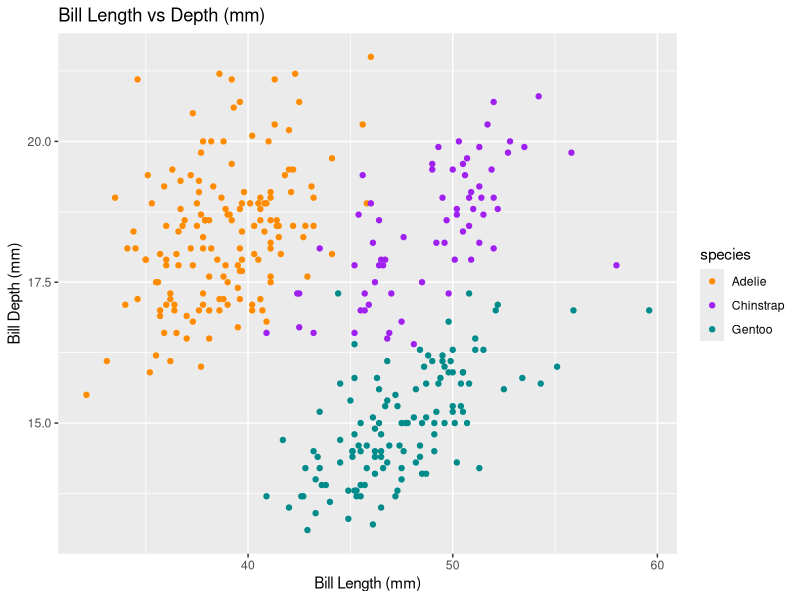
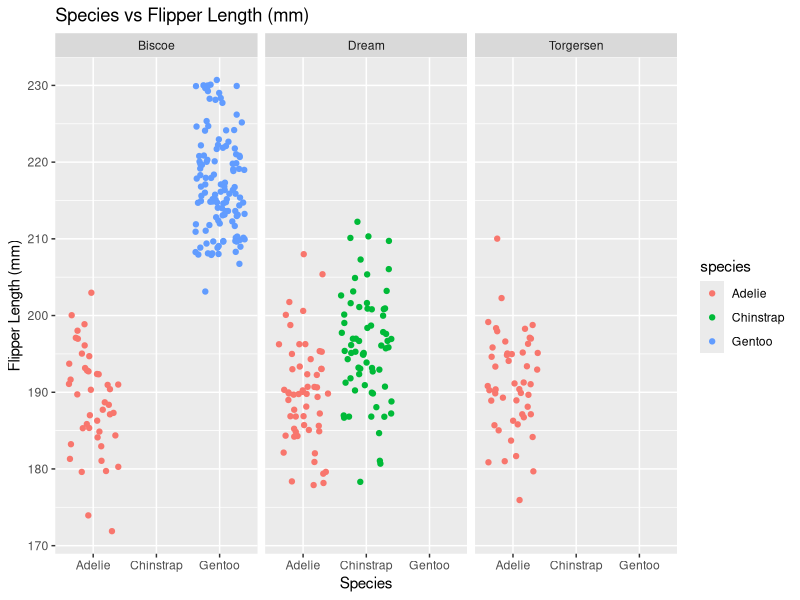

Write the R code that produced these figures, in order.
## ---- chunk 1
library(tidyverse)
library(palmerpenguins)

## ---- chunk 2
# Define expression
fx <- expression(x^2)
pa <- expression(2*(3*a + 2)^4 - 5)

# Compute derivative
df_dx <- D(expr = fx, name = "x")
df_dx

dp_da <- D(expr = pa, name = "a")
dp_da

# Evaluate at x = 3
x <- 3
eval(df_dx)

a <- 1.2
eval(dp_da)
## ---- chunk 3
#head(penguins)
ggplot(data = penguins, aes(x = bill_length_mm, y = bill_depth_mm)) +
  geom_point(aes(color = species)) +
  scale_color_manual(values = c("darkorange","purple","cyan4")) +
  labs(x = "Bill Length (mm)", y = "Bill Depth (mm)", title = "Bill Length vs Depth (mm)")
## ---- chunk 4
ggplot(data = penguins, aes(x = species, y = flipper_length_mm)) +
  geom_jitter(aes(color = species)) +
  labs(x = "Species", 
       y = "Flipper Length (mm)",
       title = "Species vs Flipper Length (mm)"
       ) +
  facet_wrap(~island)
